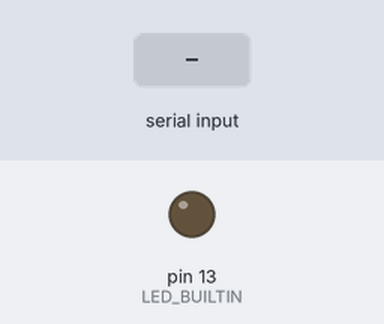
A sketch run on a simulated Arduino Uno, built with avr-gcc and run on an emulated ATmega328P. Shown: output pins drawn as LEDs (lit = HIGH). Dashed ring = blinking. The test bench sets the inputs (shaded band). Random numbers use the default seed unless the sketch sets one; what the sketch prints to the serial monitor is not drawn.

Above: at 0.36 s.
At 1.4 s:
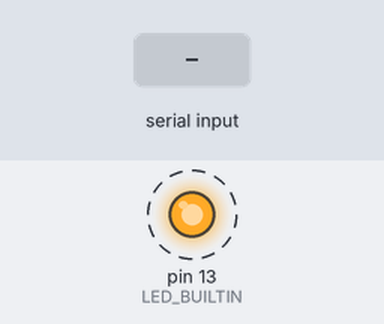
1.5 s: "p" received over Serial
4.5 s: byte 32 (' ') received over Serial
7.5 s: byte 63 ('?') received over Serial
10.5 s: "c" received over Serial
13.5 s: "C" received over Serial
Timing chart, 0 to 17.5 s (numbered marks = the images above; inputs shaded):
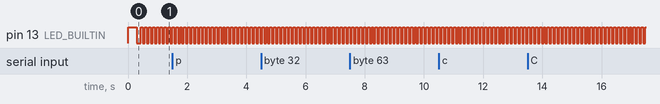

The sketch:

react_simulated_node.ino
```cpp
/*
 ==============================================================================
 REACT (Reactive Hazard Exploration/Response Rover)
 Simulated Sensor Node Firmware: react_simulated_node.ino
 Target Board: Arduino Uno / Nano / Mega / ESP32
 ==============================================================================
 PURPOSE:
 This sketch flashes directly to an Arduino board to test the complete Python
 Ground Control Station (GCS) and 2D mapping pipeline WITHOUT requiring ANY
 physical sensors to be connected.

 SENSOR LAYOUT:
 1. FRONT Ultrasonic : Mounted at front center, pointing straight forward (0°)
 2. LEFT Ultrasonic  : Mounted at left flank, pointing perpendicular to left (+90°)
 3. RIGHT Ultrasonic : Mounted at right flank, pointing perpendicular to right (-90°)
 4. GY-271 Compass   : Simulates 3-axis magnetometer & direct digital heading [0, 360)°

 SIMULATION BEHAVIOR:
 1. Stationarity: The rover vehicle is STATIC at fixed coordinate (X=0.0m, Y=0.0m).
 2. Rotation: The rover ROTATES IN PLACE standing at a single point around its
    vertical Z-axis at a configurable rate (default +18.0 deg/s -> 360° in 20s).
 3. Ray-Casting: Calculates geometric distance from the 3 transducers
    (FRONT=0°, LEFT=+90°, RIGHT=-90°) to virtual room walls and pillars.
 4. Output: Formats valid ASCII telemetry packets with XOR checksum identical to
    the real sensor node at 15 Hz (115200 baud).

 INTERACTIVE SERIAL COMMANDS (via Arduino Serial Monitor or Python):
  ' ' or 'p' -> Pause / Resume rotation
  'c'        -> Toggle rotation direction (Clockwise <-> Counter-Clockwise)
  '+'        -> Increase rotation speed (+5 deg/s)
  '-'        -> Decrease rotation speed (-5 deg/s)
  'r'        -> Reset heading to 0°
  'm'        -> Toggle Mode (Continuous 360° spin <-> Oscillating sweep +-90°)
  '?' or 'h' -> Print simulation status & help
 ==============================================================================
*/

#include <math.h>

// ----------------------------------------------------------------------------
// CONFIGURATION CONSTANTS
// ----------------------------------------------------------------------------
const unsigned long PACKET_INTERVAL_MS = 66; // ~15 Hz telemetry output rate
const long SERIAL_BAUD = 115200;

// Virtual Room Boundaries (meters)
const float ROOM_X_MAX = 2.5;  // East wall at +2.5m
const float ROOM_X_MIN = -2.5; // West wall at -2.5m
const float ROOM_Y_MAX = 2.0;  // North wall at +2.0m
const float ROOM_Y_MIN = -2.0; // South wall at -2.0m

// Virtual Obstacle Pillar (meters)
const float PILLAR_X = 1.0;
const float PILLAR_Y = 0.8;
const float PILLAR_RADIUS = 0.35; // 35cm radius cylindrical column

// Transducer mount offsets on chassis (matching config.py)
// 1. FRONT (0 deg): Mounted at front bumper, centerline
const float SENSOR_FRONT_OX = 0.175;
const float SENSOR_FRONT_OY = 0.000;
const float SENSOR_FRONT_ANGLE_RAD = 0.0; // 0 deg straight ahead

// 2. LEFT (+90 deg perpendicular): Mounted at left flank, vehicle center X
const float SENSOR_LEFT_OX = 0.000;
const float SENSOR_LEFT_OY = 0.125;
const float SENSOR_LEFT_ANGLE_RAD = 1.570796; // +90 deg (+PI/2)

// 3. RIGHT (-90 deg perpendicular): Mounted at right flank, vehicle center X
const float SENSOR_RIGHT_OX = 0.000;
const float SENSOR_RIGHT_OY = -0.125;
const float SENSOR_RIGHT_ANGLE_RAD = -1.570796; // -90 deg (-PI/2)

// ----------------------------------------------------------------------------
// SIMULATION STATE VARIABLES
// ----------------------------------------------------------------------------
unsigned long lastPacketTime = 0;
unsigned long lastTickTime = 0;
unsigned long packetCounter = 0;

// Rotation in place
float currentHeadingRad = 0.0;       // Radians (0 to 2*PI)
float rotationSpeedDegPerSec = 18.0; // Default: 18 deg/sec (20s per full rotation)
bool rotationPaused = false;
bool rotateClockwise = false;        // false = CCW (+Z), true = CW (-Z)
bool oscillateMode = false;          // true = sweep +-90 degrees back and forth
float sweepDirection = 1.0;

// Earth magnetic field constants (uT)
const float MAG_HORIZ = 32.0; // Horizontal field strength
const float MAG_VERT = 38.0;  // Vertical field strength

// ----------------------------------------------------------------------------
// HELPER: Pseudo-Random Jitter Generator (-range to +range)
// ----------------------------------------------------------------------------
float getNoise(float range) {
  int r = random(-1000, 1000);
  return ((float)r / 1000.0) * range;
}

// ----------------------------------------------------------------------------
// 2D RAY-CASTING ENGINE (Intersection with Walls and Cylinders)
// ----------------------------------------------------------------------------
float rayBoxIntersect(float ox, float oy, float dirX, float dirY,
                      float minX, float maxX, float minY, float maxY) {
  float tMin = 0.03;  // Minimum HC-SR04 blind zone (3 cm)
  float tMax = 4.00;  // Maximum reliable range (4 meters)

  // Test X bounds
  if (fabs(dirX) > 1e-6) {
    float t1 = (minX - ox) / dirX;
    float t2 = (maxX - ox) / dirX;
    if (t1 > t2) { float tmp = t1; t1 = t2; t2 = tmp; }
    if (t1 > tMin) tMin = t1;
    if (t2 < tMax) tMax = t2;
    if (tMin > tMax) return 4.0;
  } else {
    if (ox < minX || ox > maxX) return 4.0;
  }

  // Test Y bounds
  if (fabs(dirY) > 1e-6) {
    float t1 = (minY - oy) / dirY;
    float t2 = (maxY - oy) / dirY;
    if (t1 > t2) { float tmp = t1; t1 = t2; t2 = tmp; }
    if (t1 > tMin) tMin = t1;
    if (t2 < tMax) tMax = t2;
    if (tMin > tMax) return 4.0;
  } else {
    if (oy < minY || oy > maxY) return 4.0;
  }

  return (tMax > 0.03 && tMax <= 4.00) ? tMax : 4.0;
}

float rayCircleIntersect(float ox, float oy, float dirX, float dirY,
                         float cx, float cy, float radius) {
  float dx = ox - cx;
  float dy = oy - cy;
  float b = 2.0 * (dx * dirX + dy * dirY);
  float c = dx * dx + dy * dy - radius * radius;
  float disc = b * b - 4.0 * c;

  if (disc < 0.0) return 4.0; // No intersection

  float sqrtDisc = sqrt(disc);
  float t1 = (-b - sqrtDisc) / 2.0;
  float t2 = (-b + sqrtDisc) / 2.0;

  if (t1 > 0.03 && t1 <= 4.0) return t1;
  if (t2 > 0.03 && t2 <= 4.0) return t2;
  return 4.0;
}

float castUltrasonicRay(float originX, float originY, float rayAngleRad) {
  float dirX = cos(rayAngleRad);
  float dirY = sin(rayAngleRad);

  float distWall = rayBoxIntersect(originX, originY, dirX, dirY,
                                   ROOM_X_MIN, ROOM_X_MAX, ROOM_Y_MIN, ROOM_Y_MAX);
  float distPillar = rayCircleIntersect(originX, originY, dirX, dirY,
                                        PILLAR_X, PILLAR_Y, PILLAR_RADIUS);

  float closest = distWall;
  if (distPillar < closest) closest = distPillar;
  return closest;
}

// ----------------------------------------------------------------------------
// INTERACTIVE COMMAND PARSER
// ----------------------------------------------------------------------------
void processSerialInput() {
  while (Serial.available() > 0) {
    char cmd = (char)Serial.read();

    if (cmd == ' ' || cmd == 'p' || cmd == 'P') {
      rotationPaused = !rotationPaused;
      Serial.print(F("#MSG,Rotation "));
      Serial.println(rotationPaused ? F("PAUSED") : F("RESUMED"));
    } else if (cmd == 'c' || cmd == 'C') {
      rotateClockwise = !rotateClockwise;
      Serial.print(F("#MSG,Direction set to: "));
      Serial.println(rotateClockwise ? F("CLOCKWISE") : F("COUNTER-CLOCKWISE"));
    } else if (cmd == '+') {
      rotationSpeedDegPerSec += 5.0;
      if (rotationSpeedDegPerSec > 90.0) rotationSpeedDegPerSec = 90.0;
      Serial.print(F("#MSG,Rotation Speed: "));
      Serial.print(rotationSpeedDegPerSec);
      Serial.println(F(" deg/s"));
    } else if (cmd == '-') {
      rotationSpeedDegPerSec -= 5.0;
      if (rotationSpeedDegPerSec < 2.0) rotationSpeedDegPerSec = 2.0;
      Serial.print(F("#MSG,Rotation Speed: "));
      Serial.print(rotationSpeedDegPerSec);
      Serial.println(F(" deg/s"));
    } else if (cmd == 'r' || cmd == 'R') {
      currentHeadingRad = 0.0;
      Serial.println(F("#MSG,Heading Reset to 0.0 deg"));
    } else if (cmd == 'm' || cmd == 'M') {
      oscillateMode = !oscillateMode;
      Serial.print(F("#MSG,Mode: "));
      Serial.println(oscillateMode ? F("OSCILLATING (+-90 deg)") : F("CONTINUOUS 360"));
    } else if (cmd == '?' || cmd == 'h' || cmd == 'H') {
      Serial.println(F("#MSG,Commands: [p]=Pause [c]=Dir [+/-]=Speed [r]=Reset [m]=Mode"));
    }
  }
}

// ----------------------------------------------------------------------------
// SETUP
// ----------------------------------------------------------------------------
void setup() {
  pinMode(LED_BUILTIN, OUTPUT);
  digitalWrite(LED_BUILTIN, HIGH);

  Serial.begin(SERIAL_BAUD);
  delay(250);

  randomSeed(analogRead(A0) + analogRead(A1));

  Serial.println();
  Serial.println(F("=================================================="));
  Serial.println(F("REACT ROVER // SIMULATED SENSOR NODE READY"));
  Serial.println(F("BAUD RATE: 115200 (Set Serial Monitor to 115200)"));
  Serial.println(F("=================================================="));
  Serial.println(F("#0,STATUS=REACT_SIMULATOR_READY,SENSORS=FRONT_LEFT_RIGHT_GY271*00"));
  Serial.println(F("#INFO,Rover is STATIC at (0,0), ROTATING in place at 18 deg/s."));
  Serial.println(F("#INFO,Sensors: FRONT (0°), LEFT (+90° Perp), RIGHT (-90° Perp)"));
  Serial.println(F("#INFO,GY-271 Compass: Streaming absolute heading [0, 360)°"));
  Serial.println(F("#INFO,Commands: 'p'=Pause, 'c'=Reverse dir, 'r'=Reset heading"));
  Serial.println(F("=================================================="));

  lastPacketTime = millis();
  lastTickTime = millis();
  digitalWrite(LED_BUILTIN, LOW);
}

// ----------------------------------------------------------------------------
// MAIN EXECUTION LOOP
// ----------------------------------------------------------------------------
void loop() {
  unsigned long now = millis();

  // 1. Process any incoming interactive characters from Python or Serial Monitor
  processSerialInput();

  // 2. High-precision kinematics integration for rotation in place
  float dt = (float)(now - lastTickTime) / 1000.0;
  lastTickTime = now;

  float currentGyroZ_dps = 0.0;

  if (!rotationPaused) {
    float rateDps = rotationSpeedDegPerSec;

    if (oscillateMode) {
      // Oscillate between -90 and +90 degrees (-1.57 and +1.57 rad)
      float currentDeg = currentHeadingRad * (180.0 / M_PI);
      if (currentDeg > 90.0) sweepDirection = -1.0;
      if (currentDeg < -90.0) sweepDirection = 1.0;

      float dHeading = sweepDirection * rateDps * dt * (M_PI / 180.0);
      currentHeadingRad += dHeading;
      currentGyroZ_dps = sweepDirection * rateDps;
    } else {
      // Continuous 360 degree rotation
      float dirSign = rotateClockwise ? -1.0 : 1.0;
      float dHeading = dirSign * rateDps * dt * (M_PI / 180.0);
      currentHeadingRad += dHeading;

      // Wrap angle within [0, 2*PI)
      while (currentHeadingRad >= 2.0 * M_PI) currentHeadingRad -= 2.0 * M_PI;
      while (currentHeadingRad < 0.0) currentHeadingRad += 2.0 * M_PI;

      currentGyroZ_dps = dirSign * rateDps;
    }
  }

  // 3. Emit structured packet at ~15 Hz
  if (now - lastPacketTime >= PACKET_INTERVAL_MS) {
    lastPacketTime = now;
    packetCounter++;

    // Compute chassis orientation trigonometric factors
    float cosH = cos(currentHeadingRad);
    float sinH = sin(currentHeadingRad);

    // --- ULTRASONIC RANGE COMPUTATION (Geometric ray tracing) ---
    // Vehicle is static at (0.0, 0.0), but sensor positions rotate with chassis:
    // 1. FRONT (0 deg straight forward)
    float frontOrigX = SENSOR_FRONT_OX * cosH - SENSOR_FRONT_OY * sinH;
    float frontOrigY = SENSOR_FRONT_OX * sinH + SENSOR_FRONT_OY * cosH;
    float frontRayAngle = currentHeadingRad + SENSOR_FRONT_ANGLE_RAD;
    float distFront_m = castUltrasonicRay(frontOrigX, frontOrigY, frontRayAngle) + getNoise(0.015);

    // 2. LEFT (+90 deg perpendicular left)
    float leftOrigX = SENSOR_LEFT_OX * cosH - SENSOR_LEFT_OY * sinH;
    float leftOrigY = SENSOR_LEFT_OX * sinH + SENSOR_LEFT_OY * cosH;
    float leftRayAngle = currentHeadingRad + SENSOR_LEFT_ANGLE_RAD;
    float distLeft_m = castUltrasonicRay(leftOrigX, leftOrigY, leftRayAngle) + getNoise(0.015);

    // 3. RIGHT (-90 deg perpendicular right)
    float rightOrigX = SENSOR_RIGHT_OX * cosH - SENSOR_RIGHT_OY * sinH;
    float rightOrigY = SENSOR_RIGHT_OX * sinH + SENSOR_RIGHT_OY * cosH;
    float rightRayAngle = currentHeadingRad + SENSOR_RIGHT_ANGLE_RAD;
    float distRight_m = castUltrasonicRay(rightOrigX, rightOrigY, rightRayAngle) + getNoise(0.015);

    // Convert to centimeters and clamp to sensor limits (3cm to 400cm)
    float distFront_cm = constrain(distFront_m * 100.0, 3.0, 400.0);
    float distLeft_cm  = constrain(distLeft_m * 100.0, 3.0, 400.0);
    float distRight_cm = constrain(distRight_m * 100.0, 3.0, 400.0);

    // --- GY-271 DIGITAL COMPASS HEADING & MAGNETOMETER DATA ---
    float headingDeg = (currentHeadingRad * 180.0 / M_PI);
    while (headingDeg >= 360.0) headingDeg -= 360.0;
    while (headingDeg < 0.0) headingDeg += 360.0;

    // Projected magnetic field components in horizontal plane (uT)
    float mx = (MAG_HORIZ * cosH) + getNoise(0.4);
    float my = (MAG_HORIZ * sinH) + getNoise(0.4);
    float mz = MAG_VERT + getNoise(0.3);

    // Optional IMU components
    float ax = getNoise(0.02);
    float ay = getNoise(0.02);
    float az = 1.00 + getNoise(0.02);
    float gx = getNoise(0.2);
    float gy = getNoise(0.2);
    float gz = currentGyroZ_dps + getNoise(0.3);

    // --- TRANSMIT FORMATTED PACKET WITH XOR CHECKSUM ---
    transmitPacket(distFront_cm, distLeft_cm, distRight_cm, headingDeg,
                   mx, my, mz, ax, ay, az, gx, gy, gz);
  }
}

// ----------------------------------------------------------------------------
// PACKET TRANSMISSION
// ----------------------------------------------------------------------------
void transmitPacket(float dFront, float dLeft, float dRight, float hdg,
                    float mx, float my, float mz,
                    float ax, float ay, float az,
                    float gx, float gy, float gz) {
  char sDF[10], sDL[10], sDR[10], sHDG[10];
  char sMX[8],  sMY[8],  sMZ[8];
  char sAX[8],  sAY[8],  sAZ[8];
  char sGX[8],  sGY[8],  sGZ[8];

  dtostrf(dFront, 0, 1, sDF);
  dtostrf(dLeft,  0, 1, sDL);
  dtostrf(dRight, 0, 1, sDR);
  dtostrf(hdg,    0, 1, sHDG);

  dtostrf(mx, 0, 1, sMX);
  dtostrf(my, 0, 1, sMY);
  dtostrf(mz, 0, 1, sMZ);

  dtostrf(ax, 0, 2, sAX);
  dtostrf(ay, 0, 2, sAY);
  dtostrf(az, 0, 2, sAZ);

  dtostrf(gx, 0, 1, sGX);
  dtostrf(gy, 0, 1, sGY);
  dtostrf(gz, 0, 1, sGZ);

  char buffer[240];
  // Telemetry format supporting DF, DL, DR, GY-271 HDG, and MPU-6050 6-DOF:
  int len = snprintf(buffer, sizeof(buffer),
    "#%lu,DF=%s,DL=%s,DR=%s,HDG=%s,AX=%s,AY=%s,AZ=%s,GX=%s,GY=%s,GZ=%s,MX=%s,MY=%s,MZ=%s,D1=%s,D2=%s,D3=%s",
    packetCounter,
    sDF, sDL, sDR, sHDG,
    sAX, sAY, sAZ,
    sGX, sGY, sGZ,
    sMX, sMY, sMZ,
    sDF, sDL, sDR
  );

  // Compute 8-bit XOR checksum
  byte checksum = 0;
  for (int i = 0; i < len; i++) {
    checksum ^= (byte)buffer[i];
  }

  // Print over serial
  Serial.print(buffer);
  Serial.print('*');
  if (checksum < 0x10) Serial.print('0');
  Serial.println(checksum, HEX);

  // Toggle built-in LED (Pin 13) to indicate heartbeat
  digitalWrite(LED_BUILTIN, (packetCounter % 2 == 0) ? HIGH : LOW);
}
```

Measured:
- by itself, pin 13 (LED_BUILTIN): alternates HIGH for 0.07 s and LOW for 0.07 s
